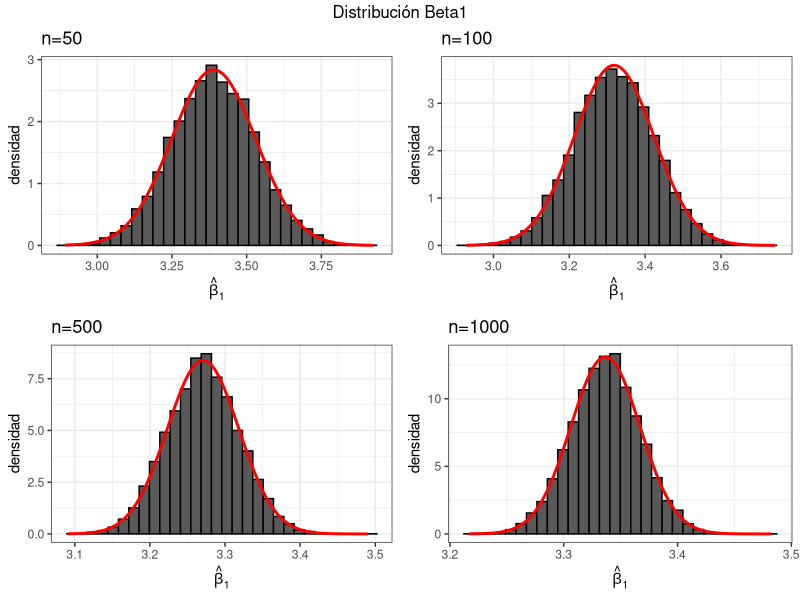
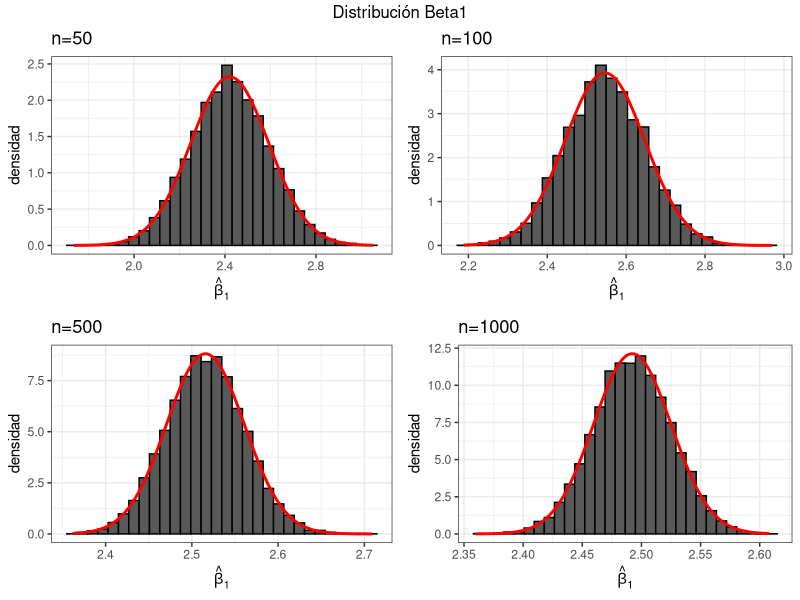

Source code (R) for these figures, in order:
## ---- chunk 1
knitr::opts_chunk$set(echo = TRUE)
## ---- chunk 2
library(ggplot2)
library(gridExtra)
## ---- chunk 3
reps = 10000
n = c(50, 100, 500, 1000)
betas=matrix(NA, nrow = reps, ncol=8)
beta0 = 2
beta1 = 2.5
beta2 = 1

for(j in 1:length(n)){
  x1 = rnorm(n[j],20,1)
  e = rnorm(n[j],0,1)
  x2 = 0.8*x1 + e
  for(i in 1:reps){
    u=rnorm(n[j],0,1)
    y=beta0 + beta1*x1 + beta2*x2 + u
    model=lm(y~x1)
    betas[i,j]=model$coef[1]
    betas[i,j+4]=model$coef[2]
  }
}
betas_df<-data.frame(betas)
means <- apply(betas,2,mean)
## ---- chunk 4


Eb0 = c(means[[1]], means[[2]],means[[3]],means[[4]])
Eb1 = c(means[[5]], means[[6]],means[[7]],means[[8]])

cat("E(b0) =", Eb0, "\n")
cat("E(b1) =", Eb1, "\n")
## ---- chunk 5

vars <- apply(betas,2,var)

varb0 = c(vars[[1]], vars[[2]],vars[[3]],vars[[4]])
varb1 = c(vars[[5]], vars[[6]],vars[[7]],vars[[8]])

cat("Var(b0) =", varb0, "\n")
cat("Var(b1) =", varb1, "\n")
## ---- chunk 6

sesgob0 = c(means[[1]]-2, means[[2]]-2,means[[3]]-2,means[[4]]-2)
sesgob1 = c(means[[5]]-2.5, means[[6]]-2.5, means[[7]]-2.5, means[[8]]-2.5)

cat("Sesgob0 =", sesgob0, "\n")
cat("Sesgob1 =", sesgob1, "\n")

## ---- chunk 7
g1 <- ggplot(betas_df) +
  geom_histogram(aes(betas_df[,5], y =..density..), col="black", bins=30) +
  stat_function(fun=dnorm, args=list(mean=mean(betas_df[,5]), sd=sd(betas_df[,5])),
                geom="line",colour="red", size=1) +
  ylab("densidad") + xlab(expression(hat(beta)[1])) + theme_bw() + ggtitle("n=50") 
g2 <- ggplot(betas_df) +
  geom_histogram(aes(betas_df[,6], y =..density..), col="black", bins=30) +
  stat_function(fun=dnorm, args=list(mean=mean(betas_df[,6]), sd=sd(betas_df[,6])),
                geom="line",colour="red", size=1) +
  ylab("densidad") + xlab(expression(hat(beta)[1])) + theme_bw() + ggtitle("n=100")

g3 <- ggplot(betas_df) +
  geom_histogram(aes(betas_df[,7], y =..density..), col="black", bins=30) +
  stat_function(fun=dnorm, args=list(mean=mean(betas_df[,7]), sd=sd(betas_df[,7])),
                geom="line",colour="red", size=1) +
  ylab("densidad") + xlab(expression(hat(beta)[1])) + theme_bw() + ggtitle("n=500")

g4 <- ggplot(betas_df) +
  geom_histogram(aes(betas_df[,8], y =..density..), col="black", bins=30) +
  stat_function(fun=dnorm, args=list(mean=mean(betas_df[,8]), sd=sd(betas_df[,8])),
                geom="line",colour="red", size=1) +
  ylab("densidad") + xlab(expression(hat(beta)[1])) + theme_bw() + ggtitle("n=1000")

grid.arrange(g1, g2, g3, g4, ncol = 2, nrow = 2, top = "Distribución Beta1")
## ---- chunk 8
reps = 10000
n = c(50, 100, 500, 1000)
betas=matrix(NA, nrow = reps, ncol=8)
beta0 = 2
beta1 = 2.5
beta2 = 1

for(j in 1:length(n)){
  x1 = rnorm(n[j],20,1)
  e = rnorm(n[j],0,1)
  x2 = runif(n[j],0,1)
  for(i in 1:reps){
    u=rnorm(n[j],0,1)
    y=beta0 + beta1*x1 + beta2*x2 + u
    model=lm(y~x1)
    betas[i,j]=model$coef[1]
    betas[i,j+4]=model$coef[2]
  }
}
betas_df<-data.frame(betas)
means <- apply(betas,2,mean)
## ---- chunk 9

Eb0 = c(means[[1]], means[[2]],means[[3]],means[[4]])
Eb1 = c(means[[5]], means[[6]],means[[7]],means[[8]])

cat("E(b0) =", Eb0, "\n")
cat("E(b1) =", Eb1, "\n")
## ---- chunk 10

vars <- apply(betas,2,var)

varb0 = c(vars[[1]], vars[[2]],vars[[3]],vars[[4]])
varb1 = c(vars[[5]], vars[[6]],vars[[7]],vars[[8]])

cat("Var(b0) =", varb0, "\n")
cat("Var(b1) =", varb1, "\n")
## ---- chunk 11

sesgob0 = c(means[[1]]-2, means[[2]]-2,means[[3]]-2,means[[4]]-2)
sesgob1 = c(means[[5]]-2.5, means[[6]]-2.5, means[[7]]-2.5, means[[8]]-2.5)

cat("Sesgob0 =", sesgob0, "\n")
cat("Sesgob1 =", sesgob1, "\n")


## ---- chunk 12
g1 <- ggplot(betas_df) +
  geom_histogram(aes(betas_df[,5], y =..density..), col="black", bins=30) +
  stat_function(fun=dnorm, args=list(mean=mean(betas_df[,5]), sd=sd(betas_df[,5])),
                geom="line",colour="red", size=1) +
  ylab("densidad") + xlab(expression(hat(beta)[1])) + theme_bw() + ggtitle("n=50") 
g2 <- ggplot(betas_df) +
  geom_histogram(aes(betas_df[,6], y =..density..), col="black", bins=30) +
  stat_function(fun=dnorm, args=list(mean=mean(betas_df[,6]), sd=sd(betas_df[,6])),
                geom="line",colour="red", size=1) +
  ylab("densidad") + xlab(expression(hat(beta)[1])) + theme_bw() + ggtitle("n=100")

g3 <- ggplot(betas_df) +
  geom_histogram(aes(betas_df[,7], y =..density..), col="black", bins=30) +
  stat_function(fun=dnorm, args=list(mean=mean(betas_df[,7]), sd=sd(betas_df[,7])),
                geom="line",colour="red", size=1) +
  ylab("densidad") + xlab(expression(hat(beta)[1])) + theme_bw() + ggtitle("n=500")

g4 <- ggplot(betas_df) +
  geom_histogram(aes(betas_df[,8], y =..density..), col="black", bins=30) +
  stat_function(fun=dnorm, args=list(mean=mean(betas_df[,8]), sd=sd(betas_df[,8])),
                geom="line",colour="red", size=1) +
  ylab("densidad") + xlab(expression(hat(beta)[1])) + theme_bw() + ggtitle("n=1000")

grid.arrange(g1, g2, g3, g4, ncol = 2, nrow = 2, top = "Distribución Beta1")

